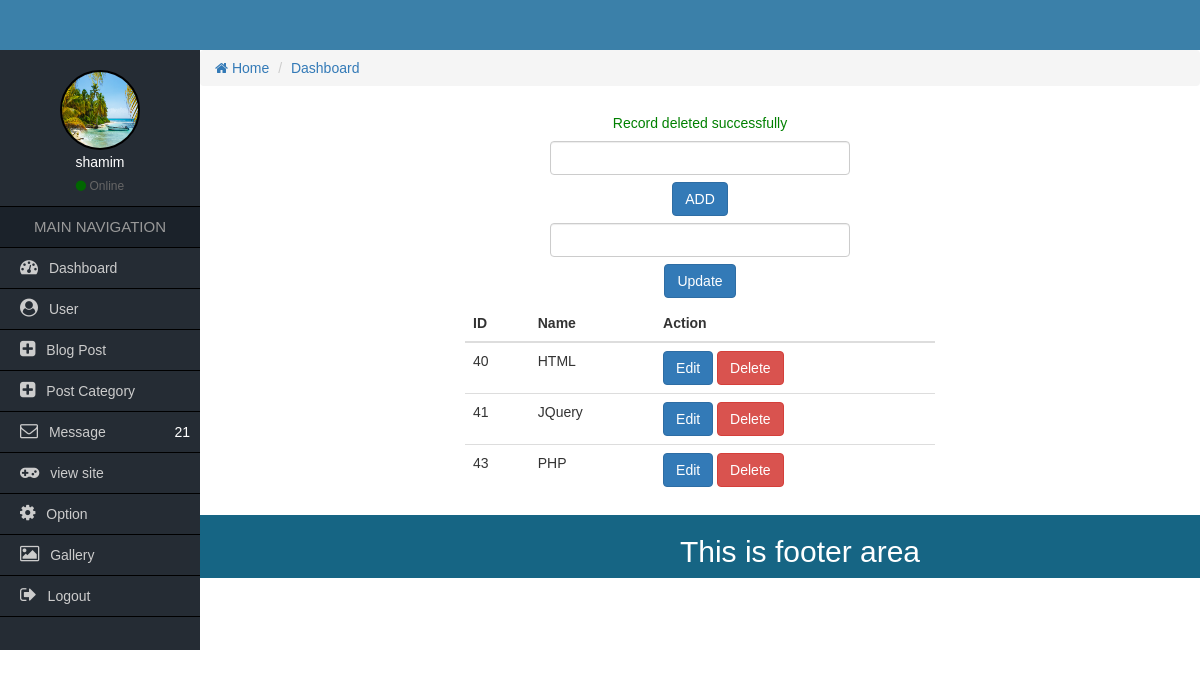
The page /Admin/post-category.php (signed in) on the database its author committed.
### tables this page shows
CREATE TABLE `post_catergorys` (
  `category_id` int(11) NOT NULL,
  `category_names` varchar(255) NOT NULL
);

### Admin/post-category.php (the view, shortened to what this page needs)
<?php
  require_once('function/functions.php');
  if($_SESSION['role_id']==1){
  $id=$_GET['id'];
  $deleteID=$_GET['delete'];
$delete = "DELETE FROM  post_catergorys WHERE category_id='$deleteID'";
if (mysqli_query($conn, $delete)) {
    $msg="Record deleted successfully";
} else {
    echo "Error deleting record: " . mysqli_error($conn);
}
  $edit = "SELECT * FROM  post_catergorys WHERE category_id='$id'";
   $edit_data = mysqli_query($conn, $edit);
   $edti_row= mysqli_fetch_assoc($edit_data);
?>
 <div class="container" style="max-width:800px">
   <div class="row">
   	     <h5 style="color:green;text-align: center"><?php if(isset($msg)){echo $msg;}?></h5>
     <form style="max-width:300px; margin:0 auto" action="" method="post">
  <div class="form-row align-items-center">
    <div class="col-auto">
      <input type="text" class="form-control mb-2" name="add"  required>
    </div>
    <div style="max-width:300px; margin:7px auto;text-align:center">
      <button type="submit" name="add_cat" class="btn btn-primary mb-2">ADD</button>
    </div>
  </div>
</form>
     <form style="max-width:300px; margin:0 auto" action="" method="post">
  <div class="form-row align-items-center">
    <div class="col-auto">
      <input type="text" class="form-control mb-2" name="add" value="<?php echo $edti_row['category_names'];?>" required>
    </div>
    <div style="max-width:300px; margin:7px auto;text-align:center">
      <button type="submit" name="add_cat1" class="btn btn-primary mb-2">Update</button>
    </div>
  </div>
</form>
   </div>
 </div>
 <div class="container" style="max-width:500px">
  <table class="table table-hover">
    <thead>
      <tr>
        <th>ID</th>
        <th>Name</th>
        <th>Action</th>
      </tr>
    </thead>
    <tbody>
    	<?php
   $category="SELECT * FROM  post_catergorys";
   $Q=mysqli_query($conn,$category);
   while($row=mysqli_fetch_assoc($Q)){ ?>
    <tr>
        <td cass="block"><?php echo $row['category_id']?></td>
        <td><?php echo $row['category_names']?></td>
        <td>
        	<a class="btn btn-primary" href="?id=<?php echo $row['category_id']?>">Edit</a>
        	<a class="btn btn-danger" href="?delete=<?php echo $row['category_id']?>">Delete</a>
        </td>
      </tr>
 <?php  }
    	?>
    </tbody>
  </table>
</div>
<?php
}else{
  echo "You Have No Permission";
}
 ?>

### Admin/css/style.css (style rules this page uses)
* { margin:0px; padding:0px; outline:0px; }
a { text-decoration:none; }
body { font-family:Verdana, Geneva, sans-serif; }

### rows shown on the page
post_catergorys: category_id "40", category_names "HTML"
post_catergorys: category_id "41", category_names "JQuery"
post_catergorys: category_id "43", category_names "PHP"

### other values the page prints
$_SESSION['username'] "shamim"
$rowcount "21"
$msg "Record deleted successfully"
